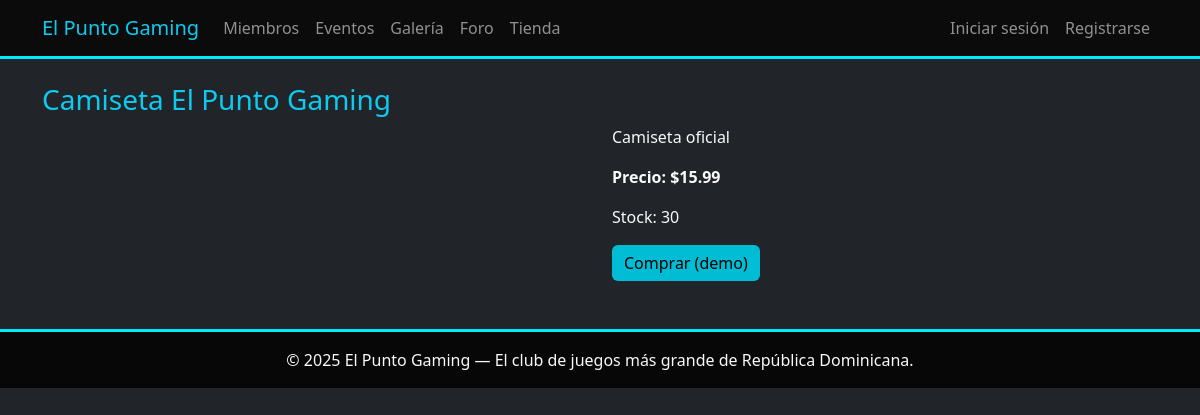
The page /producto/1 on the database its author committed.
### models.py (models this page shows)
class Producto(db.Model):
    id = db.Column(db.Integer, primary_key=True)
    nombre = db.Column(db.String(140), nullable=False)
    descripcion = db.Column(db.Text)
    precio = db.Column(db.Float, default=0.0)
    imagen = db.Column(db.String(200))
    stock = db.Column(db.Integer, default=0)

### app.py (the view)
@app.route('/producto/<int:product_id>')
def producto(product_id):
    p = Producto.query.get_or_404(product_id)
    return render_template('producto.html', producto=p)

### app.py (called while the page is built)
@app.context_processor
def inject_datetime():
    return {'datetime': datetime}

### templates/producto.html (shortened to what this page needs)
{% extends "base.html" %}
{% block content %}
<h3 class="text-info">{{ producto.nombre }}</h3>
<div class="row">
  <div class="col-md-6">
  </div>
  <div class="col-md-6">
    <p>{{ producto.descripcion }}</p>
    <p><strong>Precio: ${{ '%.2f'|format(producto.precio) }}</strong></p>
    <p>Stock: {{ producto.stock }}</p>
    <button class="btn btn-info">Comprar (demo)</button>
  </div>
</div>
{% endblock %}

### static/css/styles.css (style rules this page uses)
body { background: #050506; color:#ddd; font-family: 'Segoe UI', Tahoma, sans-serif; }
.btn-info { background: #00bcd4; border: none; }

### rows shown on the page
Producto: nombre "Camiseta El Punto Gaming", descripcion "Camiseta oficial", precio "15.99", stock "30"
